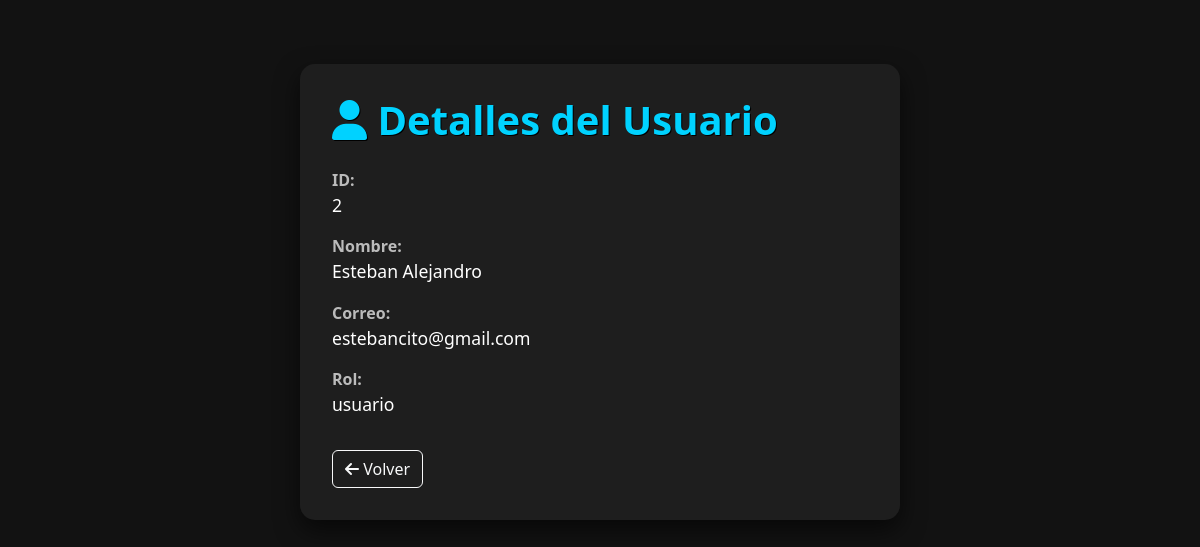
/detalle_usuario.php?id=2 (signed in), run on the app's committed database.
### tables this page shows
CREATE TABLE `usuarios` (
  `id` int(11) NOT NULL,
  `nombre` varchar(100) NOT NULL,
  `email` varchar(150) NOT NULL,
  `telefono` varchar(20) DEFAULT NULL,
  `password` varchar(255) NOT NULL,
  `rol` enum('admin','bibliotecario','usuario') NOT NULL DEFAULT 'usuario',
  `ultimo_acceso` datetime DEFAULT NULL,
  `direccion` varchar(255) DEFAULT NULL,
  `fecha_nacimiento` date DEFAULT NULL,
  `genero` enum('Masculino','Femenino','Otro') DEFAULT NULL,
  `foto_perfil` varchar(255) DEFAULT NULL,
  `password_pdf` varchar(255) DEFAULT NULL
);

### detalle_usuario.php (the view, shortened to what this page needs)
<?php
require 'database.php';
$id = (int)$_GET['id'];
$stmt = $pdo->prepare("SELECT id, nombre, email, rol FROM usuarios WHERE id = ?");
$stmt->execute([$id]);
$usuario = $stmt->fetch();
?>
<!DOCTYPE html>
<html lang="es">
<head>
    <link href="https://cdn.jsdelivr.net/npm/bootstrap@5.3.3/dist/css/bootstrap.min.css" rel="stylesheet" />
    <link href="https://cdnjs.cloudflare.com/ajax/libs/font-awesome/6.4.0/css/all.min.css" rel="stylesheet" />
</head>
<body>
<div class="container">
    <h1><i class="fa-solid fa-user"></i> Detalles del Usuario</h1>
    <div class="info-label">ID:</div>
    <div class="info-value"><?= htmlspecialchars($usuario['id']) ?></div>
    <div class="info-label">Nombre:</div>
    <div class="info-value"><?= htmlspecialchars($usuario['nombre']) ?></div>
    <div class="info-label">Correo:</div>
    <div class="info-value"><?= htmlspecialchars($usuario['email']) ?></div>
    <div class="info-label">Rol:</div>
    <div class="info-value"><?= htmlspecialchars($usuario['rol']) ?></div>
    <a href="usuarios.php" class="btn btn-outline-light btn-back"><i class="fa-solid fa-arrow-left"></i> Volver</a>
</div>
</body>
</html>

### detalle_usuario.php (style rules this page uses)
body { background-color: #121212; color: #f1f1f1; font-family: 'Segoe UI', sans-serif; margin: 0; padding: 0; }
.container { max-width: 600px; margin: 4rem auto; background: #1e1e1e; padding: 2rem; border-radius: 15px; box-shadow: 0 10px 25px rgba(0,0,0,0.6); animation: fadeIn 0.6s ease-in-out; }
.info-label { font-weight: 600; margin-top: 1rem; color: #bbbbbb; }
.info-value { font-size: 1.1rem; color: #ffffff; }
h1 { font-weight: 700; margin-bottom: 1.5rem; color: #00d2ff; text-shadow: 1px 1px #000; }
.btn-back { margin-top: 2rem; }

### data on the page
usuarios: id "2", nombre "Esteban Alejandro", email "estebancito@gmail.com", rol "usuario"
